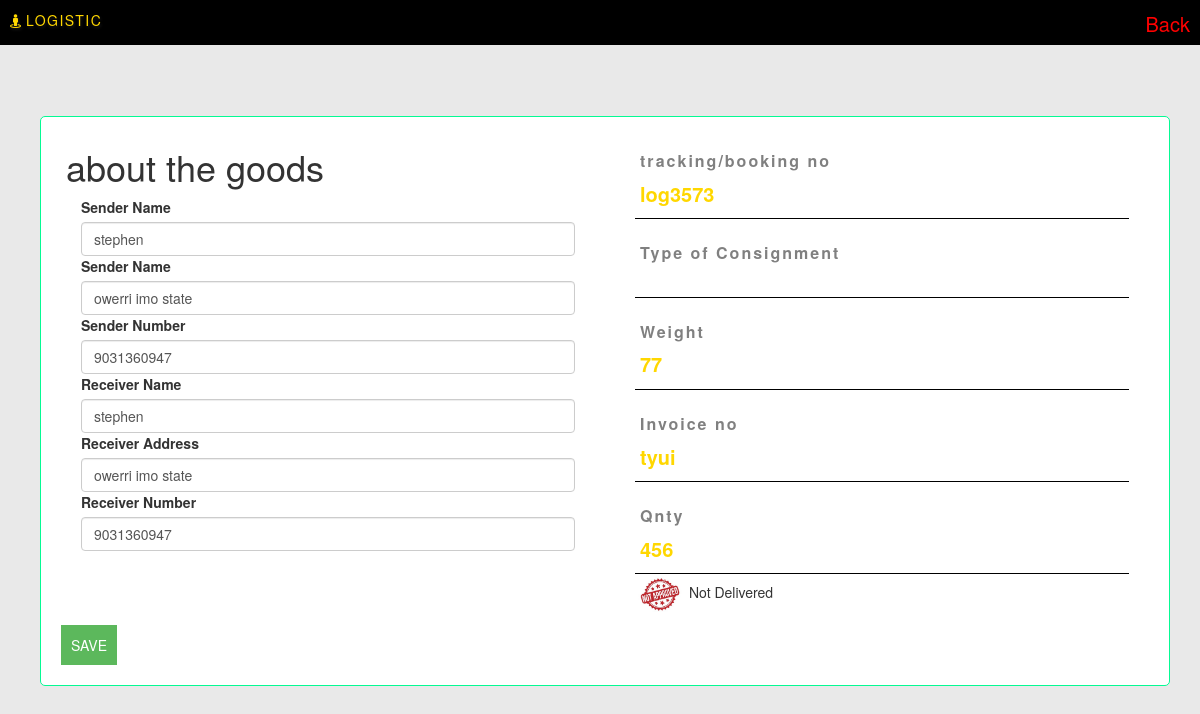
The app's page /edit_item/3/ (signed in) with its own data.
### app/models.py (models this page shows)
class Items(models.Model):
    sender_name = models.TextField()
    sender_address = models.TextField()
    sender_number = models.IntegerField()
    receiver_name = models.TextField()
    receiver_address = models.TextField()
    receiver_number = models.IntegerField()
    item = models.TextField()
    weight = models.IntegerField()
    pickup_time = models.TimeField()
    pickup_date = models.DateTimeField()
    destination = models.TextField()
    peparted_time = models.TimeField(verbose_name="last login", auto_now=True)
    freight = models.TextField()
    booking_mode = models.TextField()
    qnty = models.TextField()
    invoice_no = models.TextField()
    consignment = models.TextField()
    consignment_no = models.TextField()
    delivered = models.BooleanField(default=False)

### app/views.py (the view, shortened to what this page needs)
# urls.py: path('edit_item/<int:pk>/', views.edit_item, name='edit_item'),
@login_required(login_url='aadmin_login')
def edit_item(request, pk):
    item = Items.objects.get(id=pk)
    context = {
        'item': item,
    }
    return render(request, 'edititem.html', context)

### template/edititem.html (shortened to what this page needs)
<!DOCTYPE html>
{% load static %}
<html lang="en">
<head>
    <link rel="stylesheet" href="{% static 'styles/bootstrap/css/bootstrap.min.css' %}">
    <link rel="stylesheet" href="{% static 'styles/font-awesome/css/font-awesome.min.css' %}">
    <link rel="stylesheet" href="{% static 'styles/media.css' %}">
    <link rel="stylesheet" href="{% static 'styles/css.css' %}">
</head>
<body onload="slider()">
    <div>
        <div class="col-md-12">
            <div class="menu">
                <div class="logo">
                    <i class="fa fa-street-view"></i>
                    <a href="">
                        LOGISTIC
                    </a>
                </div>
                <div class="logout">
                    <a href="{% url 'item' %}">
                        back
                    </a>
                </div>
            </div>
        </div>
    </div>
    <div>
        <div class="col-md-12 ad-bg">
            <div class="col-md-12 ad-body">
                <div class="col-md-12">
                    <div class="col-md-12" style="border: 1px solid rgb(4, 250, 147);padding: 10px;border-radius: 5px;margin: 5px;background-color: white;">
                        <form method="POST">
                            <div class="col-md-6">
                                <h1>
                                    about the goods
                                </h1>
                                <div class="col-md-12">
                                    <div>
                                        <label>Sender Name</label>
                                        <input class="form-control" type="text" placeholder="name" name="s_name"
                                               value="{{item.sender_name}}">
                                    </div>
                                    <div>
                                        <label>Sender Name</label>
                                        <input class="form-control" type="text" placeholder="address" name="s_address"
                                               value="{{item.sender_address}}">
                                    </div>
                                    <div>
                                        <label>Sender Number</label>
                                        <input class="form-control" type="number" placeholder="number" name="s_number"
                                        value="{{item.sender_number}}">
                                    </div>
                                    <div>
                                        <label>Receiver Name</label>
                                        <input class="form-control" type="text" placeholder="name" name="r_name"
                                        value="{{item.receiver_name}}">
                                    </div>
                                    <div>
                                        <label>Receiver Address</label>
                                        <input class="form-control" type="text" placeholder="address" name="r_address"
                                        value="{{item.receiver_address}}">
                                    </div>
                                    <div>
                                        <label>Receiver Number</label>
                                        <input class="form-control" type="number" placeholder="number" name="r_number"
                                        value="{{item.receiver_number}}">
                                    </div>
                                </div>
                            </div>
                            <div class="col-md-6">
                                <div class="col-md-12">
                                    <div class="op">
                                        <h3>tracking/booking no</h3>
                                        <label>{{item.booking_mode}}</label>
                                    </div>
                                    <div class="op">
                                        <h3>Type of Consignment</h3>
                                    </div>
                                    <div class="op">
                                        <h3>Weight</h3>
                                        <label>{{item.weight}}</label>
                                    </div>
                                    <div class="op">
                                        <h3>Invoice no</h3>
                                        <label>{{item.invoice_no}}</label>
                                    </div>
                                    <div class="op">
                                        <h3>Qnty</h3>
                                        <label>{{item.qnty}}</label>
                                    </div>
                                    <div>
                                        {% if item.delivered %}
                                        <img src="{% static 'Images/d13.jpg' %}" width="50" alt="">
                                        <span>Delivered</span>
                                        {% else %}
                                        <img src="{% static 'Images/d4.jpg' %}" width="50" alt="">
                                        <span>Not Delivered</span>
                                        {% endif %}
                                    </div>
                                </div>
                            </div>
                            <div class="">
                                <button class="btn-success" style="padding: 10px;margin: 10px;">SAVE</button>
                            </div>
                        </form>
                    </div>
                </div>
                </div>
            </div>
        </div>
</body>
</html>

### static/styles/css.css (style rules this page uses)
* { border: 0px; padding: 0px; box-sizing: border-box; }
.ad-body { padding: 10px; margin-top: 70px; }
.ad-bg { background-color: rgb(233, 233, 233); padding: 10px; height: 100vh; overflow-y: scroll; }
.logout a { position: absolute; right: 0; color: red; margin: 0px 10px; font-size: 2rem; text-transform: capitalize; }
.menu { display: flex; padding: 10px; color: gold; width: 100%; position: fixed; top: 0; left: 0; z-index: 10; background-color: black; height: 45px; }
.logo { position: absolute; top: 30; text-shadow: 1px 2px 3px rgb(27, 27, 27); }
.logo a { color: gold; letter-spacing: 1.5px; text-decoration: none; }

### template/edititem.html (style rules this page uses)
.op { border-bottom: 1px solid black; background-color: white; padding: 5px; }
.op h3 { color: gray; font-weight: bold; letter-spacing: 2px; font-size: 16px; }
.op label { color: gold; font-weight: bold; font-size: 20px; }

### records on screen
Items: s_name "stephen", s_address "owerri imo state", s_number "9031360947", r_name "stephen", r_address "owerri imo state", r_number "9031360947", booking_mode "log3573", weight "77", invoice_no "tyui", qnty "456"
